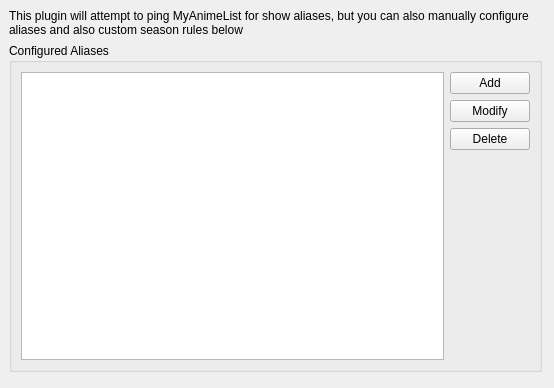
<?xml version="1.0" encoding="UTF-8"?>
<ui version="4.0">
 <class>tvdbmalconfig</class>
 <widget class="QWidget" name="tvdbmalconfig">
  <property name="geometry">
   <rect>
    <x>0</x>
    <y>0</y>
    <width>554</width>
    <height>388</height>
   </rect>
  </property>
  <property name="windowTitle">
   <string>Plugin Settings</string>
  </property>
  <widget class="QFrame" name="horizontalFrame">
   <property name="geometry">
    <rect>
     <x>0</x>
     <y>0</y>
     <width>551</width>
     <height>381</height>
    </rect>
   </property>
   <layout class="QHBoxLayout" name="horizontalLayout">
    <item>
     <layout class="QVBoxLayout" name="verticalLayout_2">
      <item>
       <widget class="QLabel" name="label">
        <property name="text">
         <string>This plugin will attempt to ping MyAnimeList for show aliases, but you can also manually configure 
aliases and also custom season rules below</string>
        </property>
       </widget>
      </item>
      <item>
       <layout class="QHBoxLayout" name="horizontalLayout_3"/>
      </item>
      <item>
       <widget class="QGroupBox" name="horizontalGroupBox">
        <property name="title">
         <string>Configured Aliases</string>
        </property>
        <layout class="QHBoxLayout" name="horizontalLayout_4">
         <item>
          <widget class="QListWidget" name="overrideList"/>
         </item>
         <item>
          <layout class="QVBoxLayout" name="verticalLayout">
           <item>
            <widget class="QPushButton" name="addButton">
             <property name="text">
              <string>Add</string>
             </property>
            </widget>
           </item>
           <item>
            <widget class="QPushButton" name="modifyButton">
             <property name="text">
              <string>Modify</string>
             </property>
            </widget>
           </item>
           <item>
            <widget class="QPushButton" name="deleteButton">
             <property name="text">
              <string>Delete</string>
             </property>
            </widget>
           </item>
           <item>
            <spacer name="verticalSpacer">
             <property name="orientation">
              <enum>Qt::Vertical</enum>
             </property>
             <property name="sizeHint" stdset="0">
              <size>
               <width>20</width>
               <height>40</height>
              </size>
             </property>
            </spacer>
           </item>
          </layout>
         </item>
        </layout>
       </widget>
      </item>
     </layout>
    </item>
   </layout>
  </widget>
 </widget>
 <resources/>
 <connections/>
</ui>
